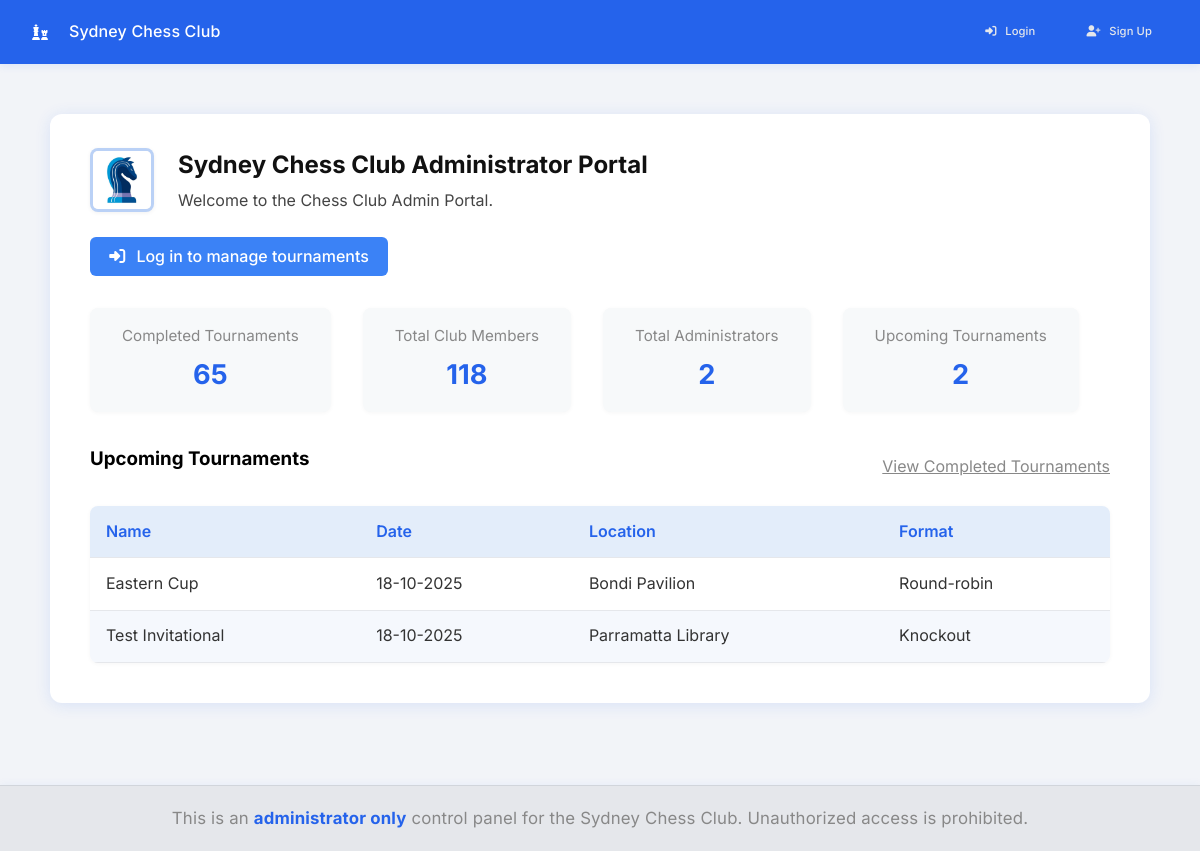
The page / on the database its author committed.
### tables this page shows
CREATE TABLE tournaments (
        id INTEGER PRIMARY KEY AUTOINCREMENT,
        name TEXT NOT NULL,
        date TEXT NOT NULL,
        location TEXT NOT NULL,
        format TEXT NOT NULL
    );

### app.py (the view)
@app.route('/')
def index():
    today = datetime.now().date().isoformat()
    with get_db_connection() as conn:
        tournaments = conn.execute('SELECT * FROM tournaments WHERE date >= ? ORDER BY date', (today,)).fetchall()
        completed_tournaments_count = conn.execute('SELECT COUNT(*) FROM tournaments WHERE date < ?', (today,)).fetchone()[0]
        admins = conn.execute('SELECT * FROM users').fetchall()
        total_members = conn.execute('SELECT COUNT(*) FROM members').fetchone()[0]
    return render_template(
        'index.html',
        tournaments=tournaments,
        completed_tournaments_count=completed_tournaments_count,
        members=admins,
        total_members=total_members
    )

### app.py (called while the page is built)
def get_db_connection():
    conn = sqlite3.connect('data/main.db')
    conn.row_factory = sqlite3.Row
    try:
        conn.execute('PRAGMA foreign_keys = ON')
    except Exception:
        pass
    return conn

def datetimeformat(value, format='%d-%m-%Y'):
    try:
        dt = datetime.fromisoformat(value)
    except Exception:
        try:
            dt = datetime.strptime(value, '%Y-%m-%d')
        except Exception:
            return value  # fallback: return as is
    return dt.strftime(format)

@app.before_request
def ensure_csrf_and_session():
    if 'csrf_token' not in session:
        session['csrf_token'] = secrets.token_hex(32)
    if request.method == 'POST':
        token = request.form.get('csrf_token')
        if not token or token != session.get('csrf_token'):
            abort(400)

@app.after_request
def set_security_headers(resp):
    resp.headers['X-Frame-Options'] = 'DENY'
    resp.headers['X-Content-Type-Options'] = 'nosniff'
    resp.headers['Referrer-Policy'] = 'no-referrer'
    csp = (
        "default-src 'self'; "
        "script-src 'self' https://cdn.jsdelivr.net https://cdnjs.cloudflare.com; "
        "style-src 'self' 'unsafe-inline' https://fonts.googleapis.com https://cdnjs.cloudflare.com; "
        "img-src 'self' data:; "
        "font-src 'self' https://fonts.gstatic.com https://cdnjs.cloudflare.com; "
        "connect-src 'self'; "
        "frame-ancestors 'none'"
    )
    resp.headers['Content-Security-Policy'] = csp
    if request.scheme == 'https':
        resp.headers['Strict-Transport-Security'] = 'max-age=31536000; includeSubDomains; preload'
    return resp

@app.context_processor
def inject_globals():
    allow_signup = False
    if os.environ.get('ADMIN_SIGNUP_SECRET'):
        allow_signup = True
    return dict(csrf_token=session.get('csrf_token'), allow_signup=allow_signup, APP_ENV=APP_ENV)

### templates/index.html (shortened to what this page needs)
{% extends 'base.html' %}
{% block content %}
<div class="main-container">
    <div class="dashboard-header">
        <img src="{{ url_for('static', filename='img/chess-logo.png') }}" alt="Chess Club Logo" class="dashboard-logo">
        <div>
            <h2>Sydney Chess Club Administrator Portal</h2>
            {% if session.username %}
            <p class="welcome-msg">Welcome, <strong>{{ session.username }}</strong>!</p>
            {% else %}
            <p class="welcome-msg">Welcome to the Chess Club Admin Portal.</p>
            {% endif %}
        </div>
    </div>
    <div class="dashboard-actions">
        {% if session.username %}
        <a href="{{ url_for('create_tournament') }}" class="btn-primary">
            <i class="fa-solid fa-plus icon-left"></i>Create New Tournament
        </a>
        <a href="" class="btn-primary">
            <i class="fa-solid fa-envelope icon-left"></i>View Messages
        </a>
        <a href="{{ url_for('logout') }}" class="btn-secondary">
            <i class="fa-solid fa-right-from-bracket icon-left"></i>Logout
        </a>
        <a href="#" id="changePasswordBtn" class="btn-secondary">
            <i class="fa-solid fa-key icon-left"></i>Change Password
        </a>
        <form method="post" action="{{ url_for('delete_account') }}" class="inline-form"
            onsubmit="return confirm('Are you sure you want to delete your account? This cannot be undone.');">
            <input type="hidden" name="csrf_token" value="{{ csrf_token }}">
            <button type="submit" class="btn-delete-account">
                <i class="fa-solid fa-user-xmark icon-left"></i>Delete Account
            </button>
        </form>
        {% else %}
        <a href="{{ url_for('login') }}" class="btn-primary">
            <i class="fa-solid fa-right-to-bracket icon-left"></i>Log in to manage tournaments
        </a>
        {% endif %}
    </div>
    <div class="dashboard-summary">
        <a href="{{ url_for('completed_tournaments') }}" class="no-underline">
            <div class="summary-card">
                <span class="summary-title">Completed Tournaments</span>
                <span class="summary-value">{{ completed_tournaments_count }}</span>
            </div>
        </a>
        <a href="{{ url_for('manage_members') }}" class="no-underline">
            <div class="summary-card">
                <span class="summary-title">Total Club Members</span>
                <span class="summary-value">{{ total_members }}</span>
            </div>
        </a>
        <a href="{{ url_for('manage_admins') }}" class="no-underline">
            <div class="summary-card">
                <span class="summary-title">Total Administrators</span>
                <span class="summary-value">{{ members|length }}</span>
            </div>
        </a>
        <div class="summary-card">
            <span class="summary-title">Upcoming Tournaments</span>
            <span class="summary-value">{{ tournaments|length }}</span>
        </div>
    </div>
    <div class="tournament-section">
        <div class="tournament-section-header flex-between">
            <h3 class="tournament-section-title">Upcoming Tournaments</h3>
            <a href="{{ url_for('completed_tournaments') }}" class="view-completed-link">View Completed Tournaments</a>
        </div>
        {% if tournaments %}
        <table class="tournament-table">
            <thead>
                <tr>
                    <th>Name</th>
                    <th>Date</th>
                    <th>Location</th>
                    <th>Format</th>
                </tr>
            </thead>
            <tbody>
                {% for t in tournaments %}
                <tr>
                    <td>{{ t['name'] }}</td>
                    <td>
                        {% set dt = t['date'] %}
                        {% if dt %}
                        {{ dt | datetimeformat('%d-%m-%Y') }}
                        {% else %}
                        -
                        {% endif %}
                    </td>
                    <td>{{ t['location'] }}</td>
                    <td>{{ t['format'] }}</td>
                </tr>
                {% endfor %}
            </tbody>
        </table>
        {% else %}
        <p class="no-tournaments">No tournaments have been created yet.</p>
        {% endif %}
    </div>
</div>
{% endblock %}

### rows shown on the page
tournaments: name "Eastern Cup", date "18-10-2025", location "Bondi Pavilion", format "Round-robin"
tournaments: name "Test Invitational", date "18-10-2025", location "Parramatta Library", format "Knockout"

### other values the page prints
{{ completed_tournaments_count }} "65"
{{ total_members }} "118"
{{ members|length }} "2"
{{ tournaments|length }} "2"
